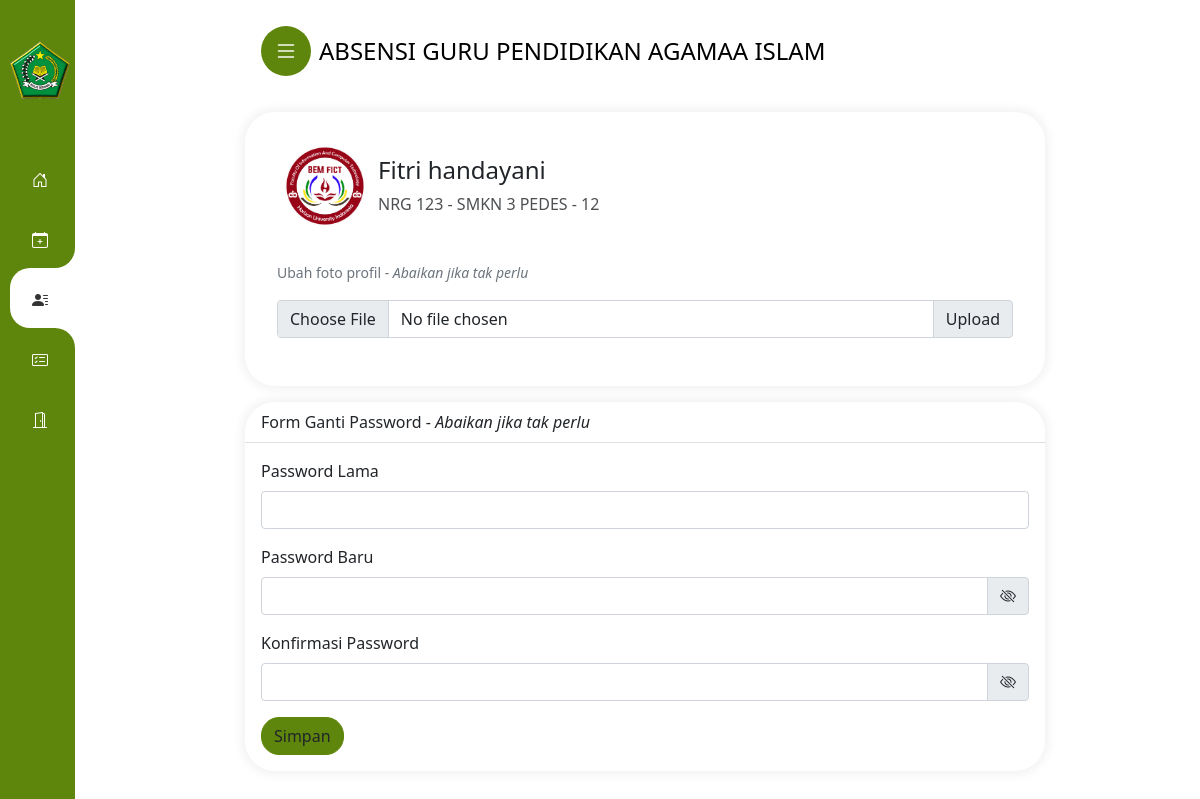
/profil.php (signed in), run on the app's committed database.
### tables this page shows
CREATE TABLE `pengguna` (
  `id` int NOT NULL,
  `nip` int NOT NULL,
  `nama` varchar(30) NOT NULL,
  `password` varchar(255) NOT NULL,
  `jabatan_id` int NOT NULL,
  `penempatan_id` int NOT NULL,
  `foto_profil` varchar(225) DEFAULT NULL
);

CREATE TABLE `jabatan` (
  `jabatan_id` int NOT NULL,
  `jabatan_nama` varchar(30) NOT NULL
);

CREATE TABLE `penempatan` (
  `penempatan_id` int NOT NULL,
  `penempatan_nama` varchar(11) NOT NULL
);

### profil.php (the view, shortened to what this page needs)
<?php
include_once 'cfgall.php';
$sqldef = "SELECT * FROM pengguna WHERE nip = ?";
$stmt1 = $conn->prepare($sqldef);
$stmt1->execute([$userid]);
$result1 = $stmt1->fetch(PDO::FETCH_ASSOC);
$nip = $result1['nip'];
$nama = $result1['nama'];
?>
<!DOCTYPE html>
<html lang="en">
<head>
</head>
<body>
    <div class="kolomkanan">
        <div class="mx-auto">
            <div class="card mb-3 p-3">
                <div class="leftP">
                    <div class="profileIcon leftC flex solo">
                        <label class="a flexIns fc" for="forProfile">
                            <span class="avatar flex center">
                                <img class="iniprofil" src="foto_profil/<?php echo $nama_file; ?>"
                                    alt="<?php echo $nama_file; ?>">
                            </span>
                            <span class="n flex column">
                                <span class="fontS">
                                    <h4>
                                        <?php echo $nama ?>
                                    </h4>
                                </span>
                                <p class="opacity" style="margin-bottom:0">
                                    NRG
                                    <?php echo $nip ?> -
                                    <?php echo $jabatan ?> -
                                    <?php echo $penempatan ?>
                                </p>
                            </span>
                        </label>
                    </div>
                </div>
                <div class="col">
                    <div class="card-body">
                        <p class="card-text"><small class="text-muted">Ubah foto profil - <i>Abaikan jika tak
                                    perlu</i></small></p>
                        <form method="post" enctype="multipart/form-data">
                            <div class="input-group mb-3">
                                <input type="file" name="image" class="form-control" id="inputGroupFile02">
                                <input type="submit" value="Upload" class="input-group-text" for="inputGroupFile02">
                            </div>
                        </form>
                    </div>
                </div>
            </div>
            <div class="card" style="margin-bottom:50px">
                <div class="card-header" style="background:none">
                    Form Ganti Password - <i>Abaikan jika tak perlu</i>
                </div>
                <div class="card-body">
                    <form method="POST" action="">
                        <div class="mb-3">
                            <label for="exampleInputEmail1" class="form-label">Password Lama</label>
                            <input class="form-control" type="password" name="oldpassword" required>
                        </div>
                        <div>
                            <label class="form-label">Password Baru</label>
                        </div>
                        <div class="input-group mb-3">
                            <input class="form-control" type="password" name="newpassword" id="password-input" required>
                            <span class="input-group-text" onclick="togglePb()"><i id="eye-icon"
                                    class="bi bi-eye-slash"></i></span>
                        </div>
                        <div>
                            <label class="form-label">Konfirmasi Password</label>
                        </div>
                        <div class="input-group mb-3">
                            <input class="form-control" type="password" name="confirmpassword"
                                id="confirm-password-input" required>
                            <span class="input-group-text" onclick="toggleCp()"><i id="eye-icon2"
                                    class="bi bi-eye-slash"></i></span>
                        </div>
                        <div class="col-12">
                            <input type="submit" name="submit" value="Simpan" class="btn" style="background-color: #5F860C; border-color: #5F860C;" />
                        </div>
                    </form>
                </div>
            </div>
        </div>
    </div>
</body>
</html>

### header/style1.css (style rules this page uses)
.btn { border-radius: 18px; }
.card, .modal-content { box-shadow: 0px 0px 10px 4px rgba(0, 0, 0, 0.05);border:none;border-radius: 30px; }
.bi { vertical-align: -.125em;pointer-events: none;fill: currentColor; }
.flex { display:flex }
.flex.column { flex-direction:column }
.leftC { padding-inline: 20px; }
.leftP { position: relative;left: 0;top: 0;right: 0;padding-block: 18px;background-color: inherit; }
.profileIcon .a { align-items: center; }
.flexIns { display: inline-flex; }
.profileIcon .avatar { margin-inline-start: calc((35px - 20px) / 2 - 4px);margin-inline-end: calc(((35px - 20px) / 2) + 6px); }
.flex.center { align-items: center;justify-content: center; }
.avatar { min-width: 42px;min-height: 42px;border-radius: 50%;background-color: #f5f3f2;background-size: 100%;background-position: center;background-repeat: no-repeat; }
.avatar .iniprofil { width:80px;height:80px;border-radius: 50%; }
.profileIcon .n { max-width: calc(100% - 45px); }
.opacity { opacity: .8; }
@media only screen and (min-width: 576px) { .mx-auto { margin-top:20px } }
@media only screen and (min-width: 576px) { .kolomkanan { margin-left: 110px !important;margin-right: 20px !important; } }

### profil.php (style rules this page uses)
.mx-auto { max-width: 800px }
.card { margin-top: 10px; }

### data on the page
pengguna: foto_profil (picture), nama "Fitri handayani", nip "123", jabatan.jabatan_nama "SMKN 3 PEDES", penempatan.penempatan_nama "12"
